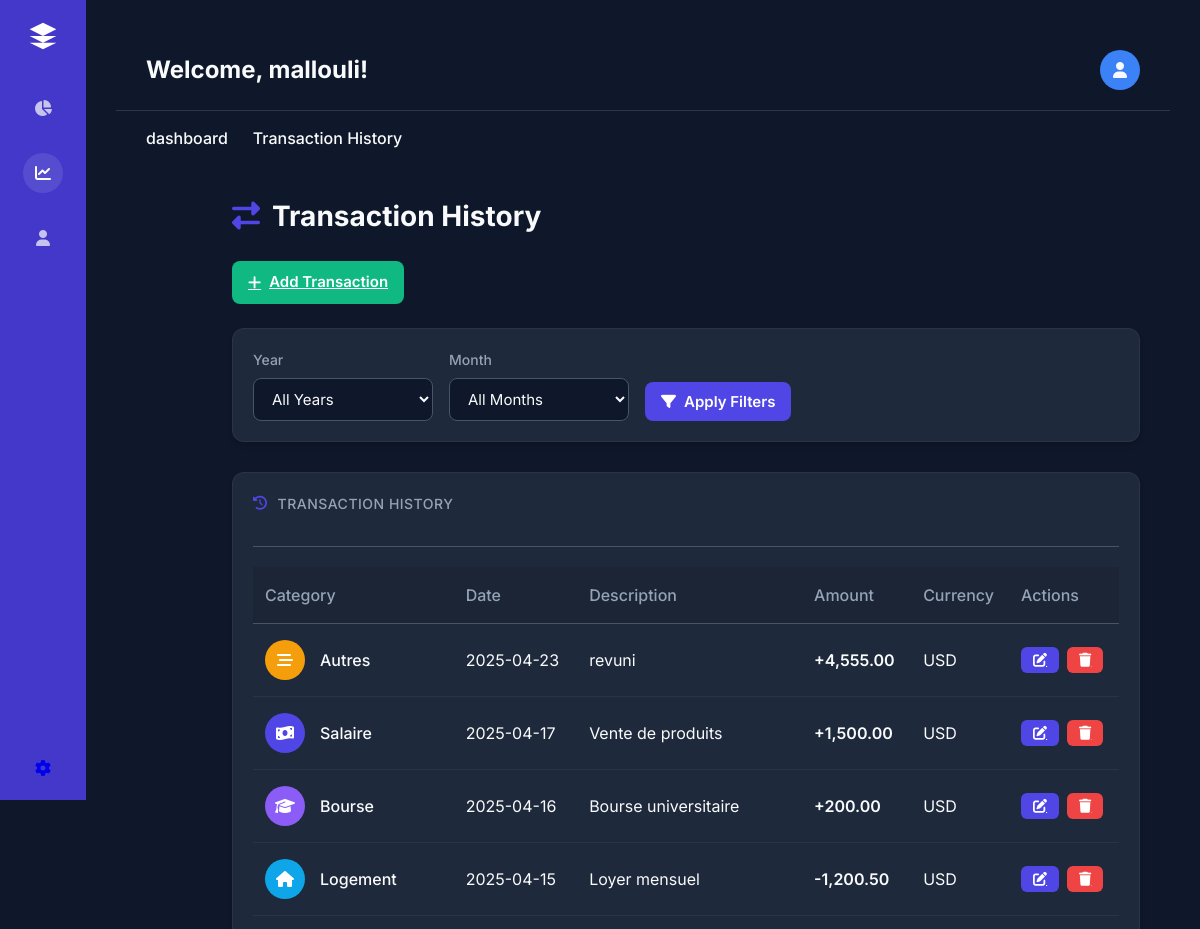
Page /transactions.php (signed in, upper part) on the earlier database version.
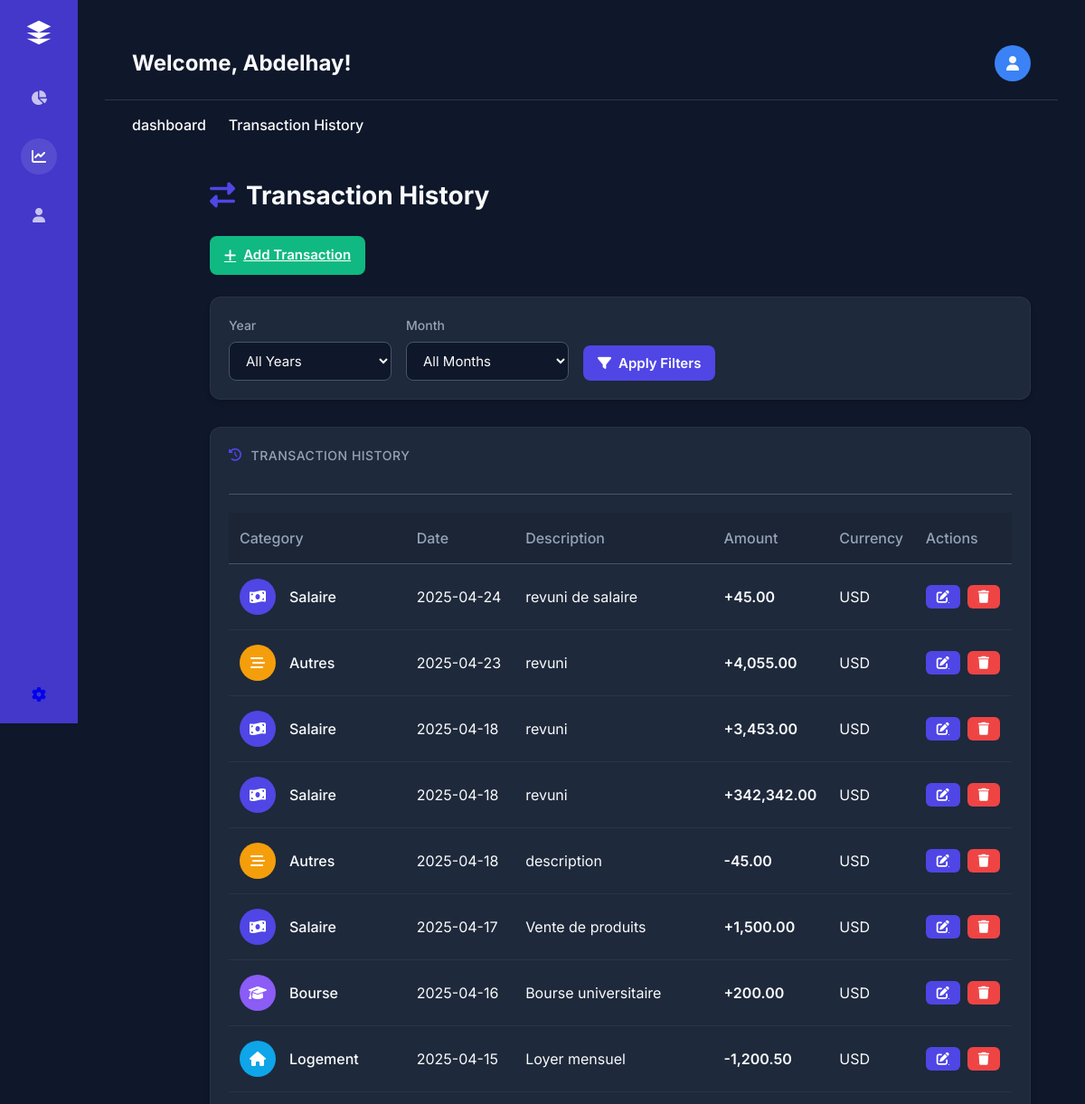
Same page on the later database version.
### tables this page shows
CREATE TABLE `transactions` (
  `id` int(11) NOT NULL,
  `user_id` int(11) NOT NULL,
  `category_id` int(11) NOT NULL,
  `montant` decimal(10,2) NOT NULL,
  `description` text DEFAULT NULL,
  `date_transaction` date NOT NULL
);

CREATE TABLE `categories` (
  `id` int(11) NOT NULL,
  `nom` varchar(100) NOT NULL,
  `type` enum('revenu','depense') NOT NULL
);

### includes/transactions.php (called while the page is built, shortened)
<?php
function listTransactions($connection) {
    global $user_id;
    $query = "
        SELECT t.*, c.nom AS category_name, c.type
        FROM transactions t
        JOIN categories c ON t.category_id = c.id
        WHERE t.user_id = :user_id
        ORDER BY t.date_transaction DESC
    ";
    $stmt = $connection->prepare($query);
    $stmt->execute([':user_id' => $user_id]);
    return $stmt->fetchAll(PDO::FETCH_ASSOC);
}
?>

### public/transactions.php (the view, shortened to what this page needs)
<?php
require_once '../includes/transactions.php';
require_once '../config/config.php';
$user_id = $_SESSION['user_id'];
$year = $_GET['year'] ?? null;
$month = $_GET['month'] ?? null;
if ($year && $month) {
    $transactions = listTransactionsByMonth($connection, $year, $month);
} else {
    $transactions = listTransactions($connection);
}
?>
<!DOCTYPE html>
<html lang="en">
<head>
    <link rel="stylesheet" href="https://cdnjs.cloudflare.com/ajax/libs/font-awesome/6.4.0/css/all.min.css">
    <link rel="stylesheet" href="../assets/css/transactions.css?v=<?php echo time(); ?>">
</head>
<body>
<?php
include '../template/header.php';
?>
<div class="content">
    <h1 class="page-title"><i class="fas fa-exchange-alt"></i> Transaction History</h1>
    <div class="action-bar">
        <a href="#" class="btn btn-success">
            <i class="fas fa-plus"></i> Add Transaction
        </a>
    </div>
    <div class="filter-section">
        <form method="GET" action="transactions.php" class="filter-form">
            <div class="form-group">
                <label for="year">Year</label>
                <select name="year" id="year">
                    <option value="">All Years</option>
                </select>
            </div>
            <div class="form-group">
                <label for="month">Month</label>
                <select name="month" id="month">
                        <option value="">All Months</option>
                    </select>
            </div>
            <button type="submit" class="btn btn-primary">
                <i class="fas fa-filter"></i> Apply Filters
            </button>
        </form>
    </div>
    <div class="content-card">
        <div class="card-header">
            <div class="card-title">
                <i class="fas fa-history"></i> Transaction History
            </div>
        </div>
        <?php if (empty($transactions)): ?>
            <div class="empty-state">
                <i class="fas fa-receipt"></i>
                <h3>No transactions found</h3>
                <p>There are no transactions matching your filters. Try adjusting your filters or add new transactions.</p>
            </div>
        <?php else: ?>
            <table class="transactions-table">
                <thead>
                    <tr>
                        <th>Category</th>
                        <th>Date</th>
                        <th>Description</th>
                        <th>Amount</th>
                        <th>Currency</th>
                        <th>Actions</th>
                    </tr>
                </thead>
                <tbody>
                    <?php foreach ($transactions as $t): ?>
                        <?php
                            $categoryIcons = [
                                'Salaire' => ['fa-money-bill-wave', 'bg-salaire'],
                                'Bourse' => ['fa-graduation-cap', 'bg-bourse'],
                                'Ventes' => ['fa-store', 'bg-ventes'],
                                'Autres' => ['fa-coins', 'bg-autres-income'],
                                'Logement' => ['fa-home', 'bg-logement'],
                                'Transport' => ['fa-car', 'bg-transport'],
                                'Alimentation' => ['fa-utensils', 'bg-alimentation'],
                                'Santé' => ['fa-heartbeat', 'bg-sante'],
                                'Divertissement' => ['fa-tv', 'bg-divertissement'],
                                'Éducation' => ['fa-book', 'bg-education'],
                                'Autres' => ['fa-stream', 'bg-autres-expense']
                            ];
                            $category = htmlspecialchars($t['category_name'] ?? 'Autres');
                            $iconPair = $categoryIcons[$category] ?? ['fa-question-circle', 'bg-autres-expense'];
                            $isExpense = ($t['type'] ?? '') === 'depense' || (float)($t['montant'] ?? 0) < 0;
                        ?>
                        <tr>
                            <td>
                                <div class="category">
                                    <div class="category-icon <?= $iconPair[1] ?>">
                                        <i class="fas <?= $iconPair[0] ?>"></i>
                                    </div>
                                    <div class="category-name"><?= $category ?></div>
                                </div>
                            </td>
                            <td><?= htmlspecialchars($t['date_transaction'] ?? date('Y-m-d')) ?></td>
                            <td><?= htmlspecialchars($t['description'] ?? 'Transaction description') ?></td>
                            <td class="<?= $isExpense ? 'amount-negative' : 'amount-positive' ?>">
                                <?= $isExpense ? '-' : '+' ?><?= number_format(abs((float)($t['montant'] ?? 0)), 2) ?>
                            </td>
                            <td><?= htmlspecialchars($t['currency'] ?? 'USD') ?></td>
                            <td>
                                <div class="action-buttons">
                                <a href="#" onclick="openEditModal(<?= $t['id'] ?? 0 ?>)" class="btn btn-sm btn-edit">
                                        <i class="fas fa-edit"></i>
                                    </a>
                                    <a href="delete_transaction.php?id=<?= $t['id'] ?? '' ?>"
                                       onclick="return confirm('Are you sure you want to delete this transaction?')"
                                       class="btn btn-sm btn-delete">
                                        <i class="fas fa-trash"></i>
                                    </a>
                                </div>
                            </td>
                        </tr>
                    <?php endforeach; ?>
                </tbody>
            </table>
        <?php endif; ?>
    </div>
</div>
</body>
</html>

### template/header.php (shortened to what this page needs)
<?php
$currentPage = basename($_SERVER['PHP_SELF']);
?>
<!DOCTYPE html>
<html lang="en">
<head>
    <link rel="stylesheet" href="https://cdnjs.cloudflare.com/ajax/libs/font-awesome/6.2.0/css/all.min.css">
    <link rel="stylesheet" href="../assets/css/style.css?v=<?php echo time(); ?>">
</head>
<body>
    <div class="sidebar">
    <a href="index.php"><div class="sidebar-logo">
        <svg width="32" height="32" viewBox="0 0 24 24" fill="white">
            <path d="M12 2L2 7l10 5 10-5-10-5zM2 17l10 5 10-5M2 12l10 5 10-5"></path>
        </svg>
    </div></a>
    <div class="sidebar-nav">
        <a href="dashboard.php" title="Dashboard" class="<?php echo basename($_SERVER['PHP_SELF']) == 'dashboard.php' ? 'active' : ''; ?>">
            <i class="fas fa-chart-pie"></i>
        </a>
        <a href="transactions.php" title="Transaction" class="<?php echo basename($_SERVER['PHP_SELF']) == 'transactions.php' ? 'active' : ''; ?>">
            <i class="fas fa-chart-line"></i>
        </a>
        <a href="#" title="Users" class=""><i class="fas fa-user"></i></a>
    </div>
    <div class="sidebar-bottom">
        <a href="#" title="Settings"><i class="fas fa-cog"></i></a>
    </div>
</div>
    <div class="main-content">
        <div class="header">
        <h2>Welcome, <?php echo htmlspecialchars($_SESSION['user_name']); ?>!</h2>
            <div class="header-right">
            <div class="user-dropdown">
            <div class="user-profile" onclick="toggleDropdown()">
                <i class="fas fa-user"></i>
            </div>
        </div>
            </div>
        </div>
        <nav class="main-nav">
    <ul>
        <li><a href="dashboard.php" class="<?php echo ($currentPage == 'dashboard.php') ? 'active' : ''; ?>">dashboard</a></li>
        <li><a href="transactions.php" class="<?php echo ($currentPage == 'transactions.php') ? 'active' : ''; ?>">Transaction History</a></li>
    </ul>
</nav>
    </body>
    </html>

### assets/css/transactions.css (style rules this page uses)
:root { --primary-color: #4f46e5; --primary-dark: #4338ca; --background-dark: #0f172a; --card-dark: #1e293b; --text-light: #f8fafc; --text-secondary: #94a3b8; --positive-green: #10b981; --negative-red: #ef4444; --neutral-gray: #475569; --border-radius: 12px; --box-shadow: 0 4px 6px -1px rgba(0, 0, 0, 0.1), 0 2px 4px -1px rgba(0, 0, 0, 0.06); --card-hover-shadow: 0 10px 15px -3px rgba(0, 0, 0, 0.1), 0 4px 6px -2px rgba(0, 0, 0, 0.05); --card-border: 1px solid rgba(255, 255, 255, 0.05); --card-gradient: linear-gradient(to right bottom, rgba(79, 70, 229, 0.03), rgba(79, 70, 229, 0.01)); --transition: all 0.3s ease; }
* { margin: 0; padding: 0; box-sizing: border-box; font-family: 'Inter', -apple-system, BlinkMacSystemFont, 'Segoe UI', Roboto, Oxygen, Ubuntu, Cantarell, 'Open Sans', 'Helvetica Neue', sans-serif; }
body { background-color: var(--background-dark); color: var(--text-light); display: flex; min-height: 100vh; font-size: 16px; line-height: 1.5; }
.content { flex: 1; padding: 30px; margin-left: 86px; width: calc(100% - 86px); }
.page-title { font-size: 28px; font-weight: 700; margin-bottom: 24px; color: var(--text-light); display: flex; align-items: center; }
.page-title i { margin-right: 12px; color: var(--primary-color); }
.filter-section { margin-bottom: 30px; }
.filter-form { display: flex; flex-wrap: wrap; gap: 16px; padding: 20px; background-color: var(--card-dark); border-radius: var(--border-radius); box-shadow: var(--box-shadow); border: var(--card-border); align-items: flex-end; }
.form-group { display: flex; flex-direction: column; gap: 8px; min-width: 180px; }
.form-group label { color: var(--text-secondary); font-size: 14px; font-weight: 500; }
.form-group select, .form-group input { padding: 10px 14px; border-radius: 8px; background-color: var(--background-dark); border: 1px solid var(--neutral-gray); color: var(--text-light); font-size: 15px; transition: var(--transition); }
.btn { padding: 10px 16px; border-radius: 8px; border: none; font-weight: 600; cursor: pointer; transition: var(--transition); display: inline-flex; align-items: center; justify-content: center; gap: 8px; font-size: 15px; }
.btn-primary { background-color: var(--primary-color); color: white; }
.btn-success { background-color: var(--positive-green); color: white; }
.content-card { background-color: var(--card-dark); border-radius: var(--border-radius); padding: 20px; box-shadow: var(--box-shadow); border: var(--card-border); margin-bottom: 30px; overflow: hidden; }
.card-header { display: flex; justify-content: space-between; align-items: center; margin-bottom: 20px; padding-bottom: 16px; border-bottom: 1px solid var(--neutral-gray); }
.card-title { font-size: 20px; font-weight: 600; color: var(--text-light); display: flex; align-items: center; gap: 10px; }
.card-title i { color: var(--primary-color); }
.transactions-table { width: 100%; border-collapse: separate; border-spacing: 0; }
.transactions-table thead th { text-align: left; padding: 16px 12px; color: var(--text-secondary); font-weight: 500; border-bottom: 1px solid var(--neutral-gray); background-color: rgba(0, 0, 0, 0.1); position: sticky; top: 0; }
.transactions-table tbody td { padding: 16px 12px; border-bottom: 1px solid rgba(255, 255, 255, 0.05); color: var(--text-light); transition: var(--transition); }
.category { display: flex; align-items: center; gap: 15px; }
.category-icon { width: 40px; height: 40px; border-radius: 50%; display: flex; align-items: center; justify-content: center; color: white; flex-shrink: 0; }
.category-name { font-weight: 500; }
.bg-salaire { background-color: #4f46e5; }
.bg-bourse { background-color: #8b5cf6; }
.bg-logement { background-color: #0ea5e9; }
.bg-autres-expense { background-color: #f59e0b; }
.amount-negative { color: var(--negative-red); font-weight: 600; }
.amount-positive { color: var(--positive-green); font-weight: 600; }
.action-buttons { display: flex; gap: 8px; }
.btn-sm { padding: 6px 12px; font-size: 14px; border-radius: 6px; }
.btn-edit { background-color: var(--primary-color); color: white; }
.btn-delete { background-color: var(--negative-red); color: white; }
.action-bar { display: flex; justify-content: space-between; align-items: center; margin-bottom: 24px; }

Differences in the rows shown:
added transactions: category.nom "Salaire", date_transaction "2025-04-24", description "revuni de salaire", montant "45.00", currency "USD"
changed transactions (number 2 of 8 on the later page): montant "4,555.00" → "4,055.00"
added transactions: category.nom "Salaire", date_transaction "2025-04-18", description "revuni", montant "3,453.00", currency "USD"
added transactions: category.nom "Salaire", date_transaction "2025-04-18", description "revuni", montant "342,342.00", currency "USD"
added transactions: category.nom "Autres", date_transaction "2025-04-18", description "description", montant "45.00", currency "USD"
Other differences:
$_SESSION['user_name']: "mallouli" → "Abdelhay"
